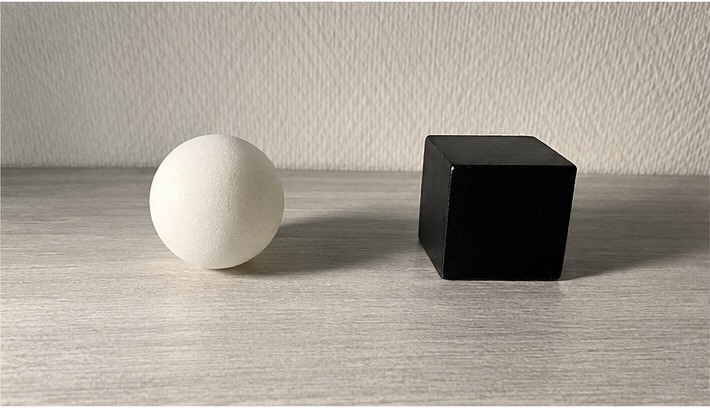
#> input picture CSC515/light_from_light_object.jpg, 710 x 408 px
$ python adaptive_threshold_illumination.py
#> lines starting #> are read from the running program, lines starting #| are printed output that depends on the picture; after the words box and inside, x2 and y2 are one past the last pixel; in counts of white or black regions, pixels touching at a corner belong together
"""
Option #2: Adaptive Thresholding Scheme Accounting for Changes in Illumination

Purpose:
This script segments a scene containing one light object and one dark object under two
different lighting directions. It uses adaptive thresholding, illumination correction,
and basic morphological cleanup.

How to use:
1. Save two images in the same folder as this script:
   - light_from_light_object.jpg
   - light_from_dark_object.jpg

2. Install required libraries:
   pip install opencv-python numpy matplotlib

3. Run:
   python adaptive_threshold_illumination.py

4. Output images will be saved in a folder called:
   output_results
"""

import cv2
import numpy as np
import matplotlib.pyplot as plt
from pathlib import Path


# Configuration

IMAGE_FILES = [
    "light_from_light_object.jpg",
    "light_from_dark_object.jpg"
]

OUTPUT_DIR = Path("output_results")
OUTPUT_DIR.mkdir(exist_ok=True)

# Adaptive threshold settings
BLOCK_SIZE = 51  # Must be odd. Larger values handle wider lighting variation.
C_VALUE = 5      # Constant subtracted from local mean/weighted mean.

# Morphology settings
KERNEL_SIZE = 5


def resize_for_display(image, width=900):
    """
    Resize image for easier display while preserving aspect ratio.
    """
    h, w = image.shape[:2]
    if w <= width:
        return image
    ratio = width / w
    new_size = (width, int(h * ratio))
    return cv2.resize(image, new_size, interpolation=cv2.INTER_AREA)


def correct_illumination(gray):
    """
    Estimate uneven background illumination and remove it.

    The idea is simple:
    - A blurred version of the grayscale image acts like an estimate of the lighting field.
    - Dividing the original grayscale image by this lighting field reduces shadows and
      uneven brightness.
    """
    background = cv2.GaussianBlur(gray, (0, 0), sigmaX=35, sigmaY=35)

    # Avoid division by zero
    background = np.where(background == 0, 1, background)

    corrected = (gray.astype(np.float32) / background.astype(np.float32)) * 128
    corrected = np.clip(corrected, 0, 255).astype(np.uint8)

    return corrected


def segment_image(image_path):
    """
    Read an image, preprocess it, apply adaptive thresholding, and clean the result.
    """
    image = cv2.imread(str(image_path))

    if image is None:
        raise FileNotFoundError(f"Could not read image: {image_path}")

    image = resize_for_display(image)

    # Convert to grayscale
    gray = cv2.cvtColor(image, cv2.COLOR_BGR2GRAY)

    # Noise reduction
    denoised = cv2.medianBlur(gray, 5)

    # Illumination correction
    corrected = correct_illumination(denoised)

    # Adaptive thresholding
    # THRESH_BINARY_INV is used because objects often become foreground against a lighter surface.
    adaptive = cv2.adaptiveThreshold(
        corrected,
        255,
        cv2.ADAPTIVE_THRESH_GAUSSIAN_C,
        cv2.THRESH_BINARY_INV,
        BLOCK_SIZE,
        C_VALUE
    )

    # Morphological cleanup
    kernel = np.ones((KERNEL_SIZE, KERNEL_SIZE), np.uint8)

    # Opening removes small noisy foreground pixels.
    opened = cv2.morphologyEx(adaptive, cv2.MORPH_OPEN, kernel)

    # Closing fills small gaps inside segmented object regions.
    cleaned = cv2.morphologyEx(opened, cv2.MORPH_CLOSE, kernel)

    # Find contours so we can draw segmented object boundaries.
    contours, _ = cv2.findContours(cleaned, cv2.RETR_EXTERNAL, cv2.CHAIN_APPROX_SIMPLE)

    contour_image = image.copy()

    # Keep only reasonably large contours to avoid treating tiny noise as an object.
    min_area = 500
    valid_contours = [cnt for cnt in contours if cv2.contourArea(cnt) > min_area]

    cv2.drawContours(contour_image, valid_contours, -1, (0, 255, 0), 3)

    return {
        "original": image,
        "gray": gray,
        "corrected": corrected,
        "adaptive": adaptive,
        "cleaned": cleaned,
        "contours": contour_image,
        "valid_contour_count": len(valid_contours)
    }


def save_results(results, image_name):
    """
    Save output images for one input image.
    """
    stem = Path(image_name).stem

    cv2.imwrite(str(OUTPUT_DIR / f"{stem}_01_original.jpg"), results["original"])
    cv2.imwrite(str(OUTPUT_DIR / f"{stem}_02_gray.jpg"), results["gray"])
    cv2.imwrite(str(OUTPUT_DIR / f"{stem}_03_illumination_corrected.jpg"), results["corrected"])
    cv2.imwrite(str(OUTPUT_DIR / f"{stem}_04_adaptive_threshold.jpg"), results["adaptive"])
    cv2.imwrite(str(OUTPUT_DIR / f"{stem}_05_cleaned_mask.jpg"), results["cleaned"])
    cv2.imwrite(str(OUTPUT_DIR / f"{stem}_06_contours.jpg"), results["contours"])


def show_results(results, title):
    """
    Display the main processing stages.
    """
    images = [
        ("Original", cv2.cvtColor(results["original"], cv2.COLOR_BGR2RGB)),
        ("Grayscale", results["gray"]),
        ("Illumination Corrected", results["corrected"]),
        ("Adaptive Threshold", results["adaptive"]),
        ("Cleaned Mask", results["cleaned"]),
        ("Final Contours", cv2.cvtColor(results["contours"], cv2.COLOR_BGR2RGB))
    ]

    plt.figure(figsize=(14, 9))
    plt.suptitle(title, fontsize=14)

    for i, (label, img) in enumerate(images):
        plt.subplot(2, 3, i + 1)
        if len(img.shape) == 2:
            plt.imshow(img, cmap="gray")
        else:
            plt.imshow(img)
        plt.title(label)
        plt.axis("off")

    plt.tight_layout()
    plt.show()


def main():
    print("Adaptive Thresholding for Illumination Change")
    print("-" * 55)

    for image_file in IMAGE_FILES:
        image_path = Path(image_file)

        print(f"\nProcessing: {image_file}")

        try:
            results = segment_image(image_path)
#> in segment_image, image is the input picture: shape (408, 710, 3); mean B, G, R 148.8, 158.8, 165.9
#> in segment_image, `denoised = cv2.medianBlur(gray, 5)`:
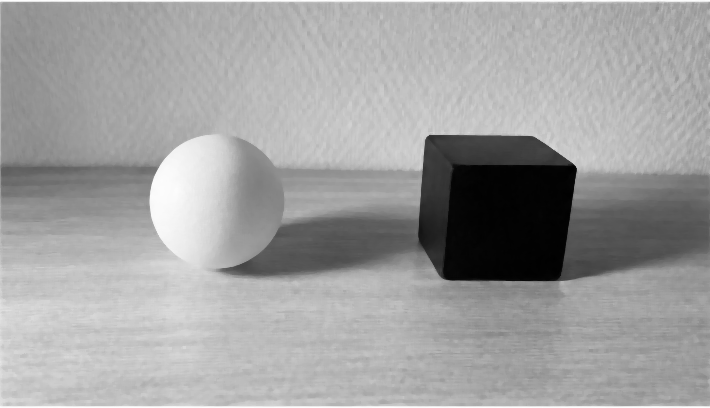
#> denoised: shape (408, 710); min 0, max 254, mean 159.8
#> in correct_illumination, `background = cv2.GaussianBlur(gray, (0, 0), sigmaX=35, sigmaY=35)`:
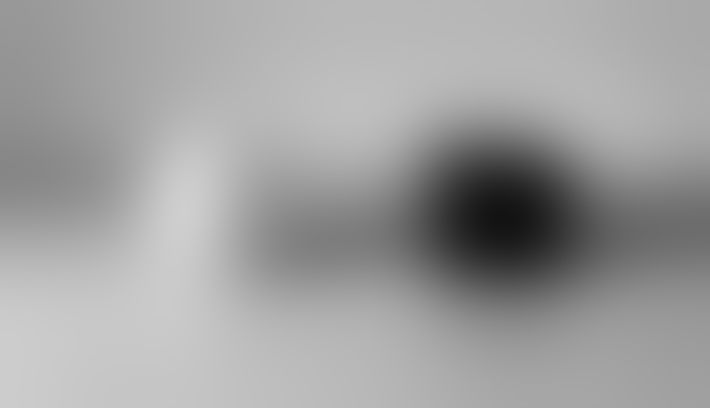
#> background: shape (408, 710); min 19, max 206, mean 159.6
#> in correct_illumination, `corrected = (gray.astype(np.float32) / background.astype(np.float32)) ..`:
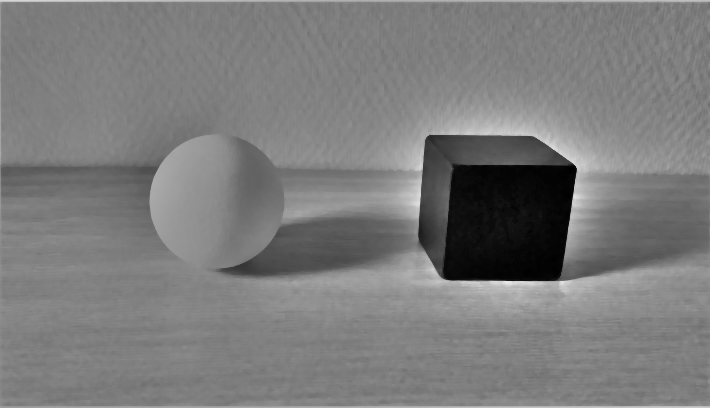
#> corrected: shape (408, 710) float32; min 0, max 232.3, mean 123.7
#> in segment_image, `adaptive = cv2.adaptiveThreshold( corrected, 255, cv2.ADAPTIVE_THRESH_..`:
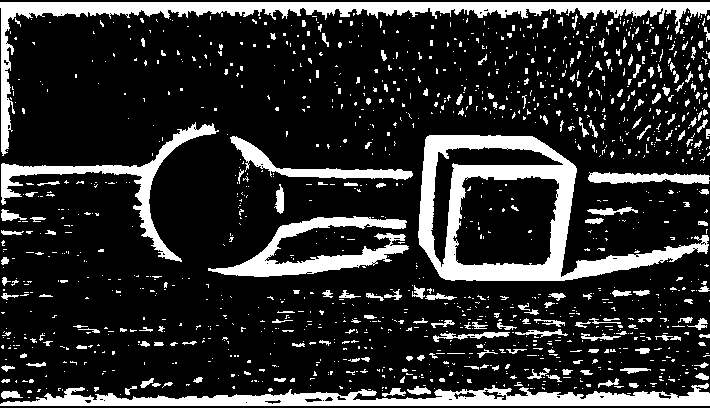
#> adaptive: shape (408, 710); 18.4% white; 1320 white regions (1117 under 20 px), largest, box (x1, y1, x2, y2) and area: (418, 135, 709, 281) 11422, (0, 2, 710, 156) 9528, (0, 383, 710, 406) 7702
#> in segment_image, `opened = cv2.morphologyEx(adaptive, cv2.MORPH_OPEN, kernel)`: opened: shape (408, 710); 12.9% white; 48 white regions (1 under 20 px), largest, box (x1, y1, x2, y2) and area: (418, 135, 577, 281) 9382, (0, 2, 710, 32) 7787, (313, 389, 710, 406) 4082
#> in segment_image, `cleaned = cv2.morphologyEx(opened, cv2.MORPH_CLOSE, kernel)`:
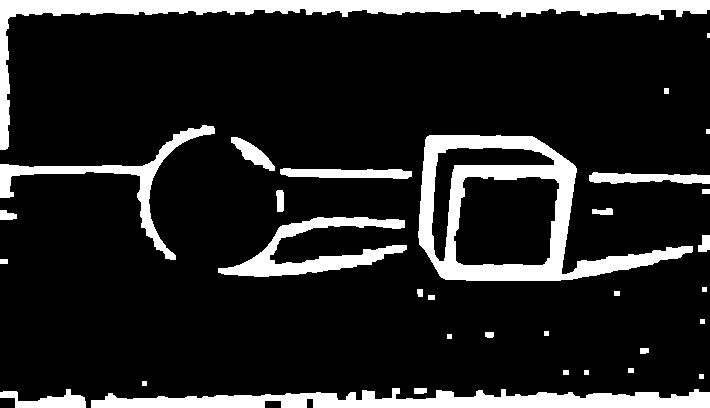
#> cleaned: shape (408, 710); 14.2% white; 33 white regions (1 under 20 px)
#> in segment_image, `contours, _ = cv2.findContours(cleaned, cv2.RETR_EXTERNAL, cv2.CHAIN_A..`: contours = 33 contours, 9 with area under 20; largest, box (x1, y1, x2, y2) and area: (418, 135, 693, 281) 21860, (0, 0, 710, 150) 9578, (91, 388, 710, 408) 7088, (218, 217, 407, 277) 3478, (0, 125, 215, 260) 2888
#> in segment_image, `valid_contours = [cnt for cnt in contours if cv2.contourArea(cnt) > mi..`: valid_contours = 9 contours; largest, box (x1, y1, x2, y2) and area: (418, 135, 693, 281) 21860, (0, 0, 710, 150) 9578, (91, 388, 710, 408) 7088, (218, 217, 407, 277) 3478, (0, 125, 215, 260) 2888
#> in segment_image, `cv2.drawContours(contour_image, valid_contours, -1, (0, 255, 0), 3)`:
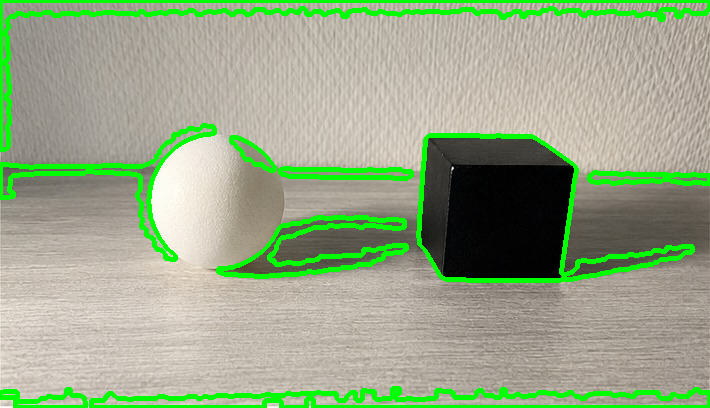
#> contour_image: shape (408, 710, 3); 9.51% of pixels changed, all inside (x1, y1, x2, y2) = (0, 0, 710, 408)
#> results = 7 items
            save_results(results, image_file)

            print(f"Valid object-like regions detected: {results['valid_contour_count']}")
#| Valid object-like regions detected: 9
            print(f"Saved outputs to: {OUTPUT_DIR.resolve()}")

            show_results(results, image_file)
#> the loop in show_results, `for i, (label, img) in enumerate(images):` made 6 passes
#> in show_results, `plt.show()`:
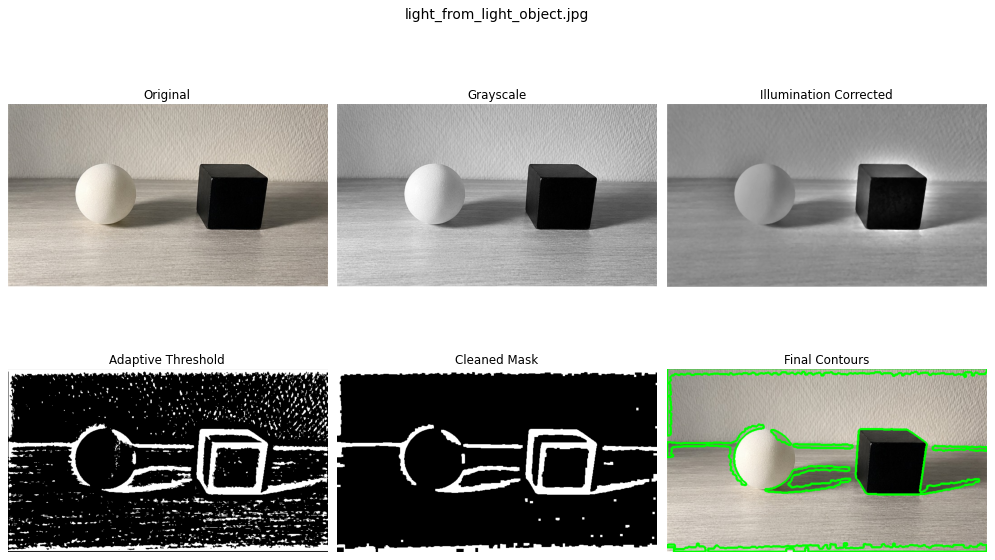
#> figure drawn by matplotlib, 6 panels

        except FileNotFoundError as error:
            print(error)
            print("Make sure the image file is saved in the same folder as this script.")
#> pass 2 of the loop in main, `for image_file in IMAGE_FILES:`:
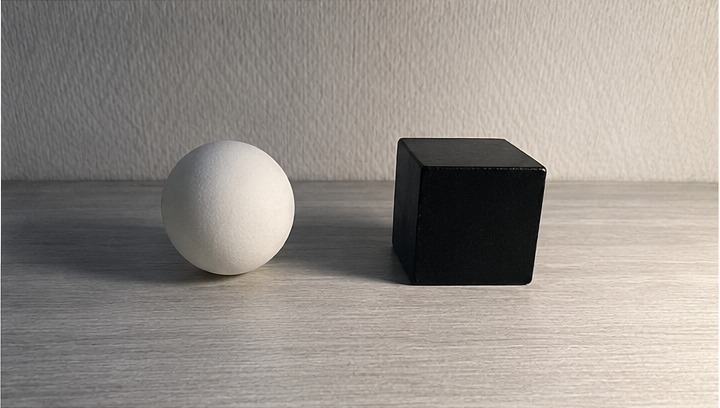
#> input picture CSC515/light_from_dark_object.jpg, 720 x 408 px
#> in segment_image, image is the input picture: shape (408, 720, 3); mean B, G, R 138, 143.9, 150
#> gray: shape (408, 720)
#> denoised: shape (408, 720)
#> background: shape (408, 720)
#> in segment_image (call 2), `adaptive = cv2.adaptiveThreshold( corrected, 255, cv2.ADAPTIVE_THRESH_..`:
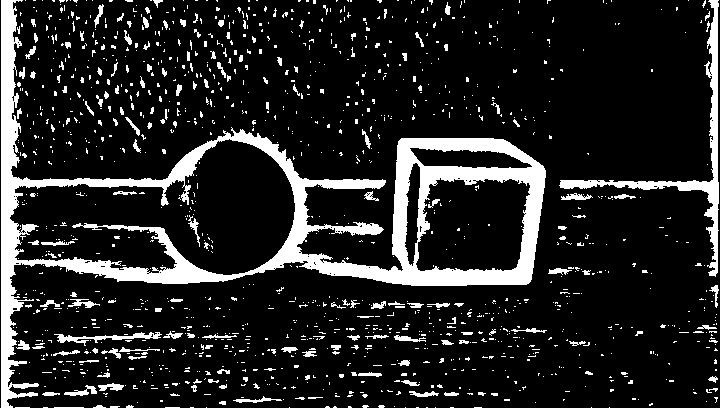
#> adaptive: shape (408, 720); 14.1% white; 1331 white regions (1180 under 20 px), largest, box (x1, y1, x2, y2) and area: (1, 0, 546, 408) 26012, (559, 0, 719, 277) 3121, (54, 332, 162, 346) 462
#> opened: shape (408, 720); 9.1% white; 40 white regions (3 under 20 px), largest, box (x1, y1, x2, y2) and area: (232, 131, 546, 286) 12649, (1, 0, 216, 408) 7210, (58, 227, 233, 284) 2547
#> cleaned: shape (408, 720); 9.5% white; 30 white regions (3 under 20 px)
#> contours = 30 contours, 13 with area under 20; largest, box (x1, y1, x2, y2) and area: (226, 131, 546, 286) 24462, (0, 0, 216, 408) 7042, (45, 227, 233, 284) 2406, (677, 17, 720, 245) 2132, (335, 224, 382, 235) 304
#> valid_contours = 4 contours; box (x1, y1, x2, y2) and area: (226, 131, 546, 286) 24462, (0, 0, 216, 408) 7042, (45, 227, 233, 284) 2406, (677, 17, 720, 245) 2132
#> contour_image: shape (408, 720, 3)
#| Valid object-like regions detected: 4
#> the loop in show_results (call 2), `for i, (label, img) in enumerate(images):` made 6 passes
#> in show_results (call 2), `plt.show()`:
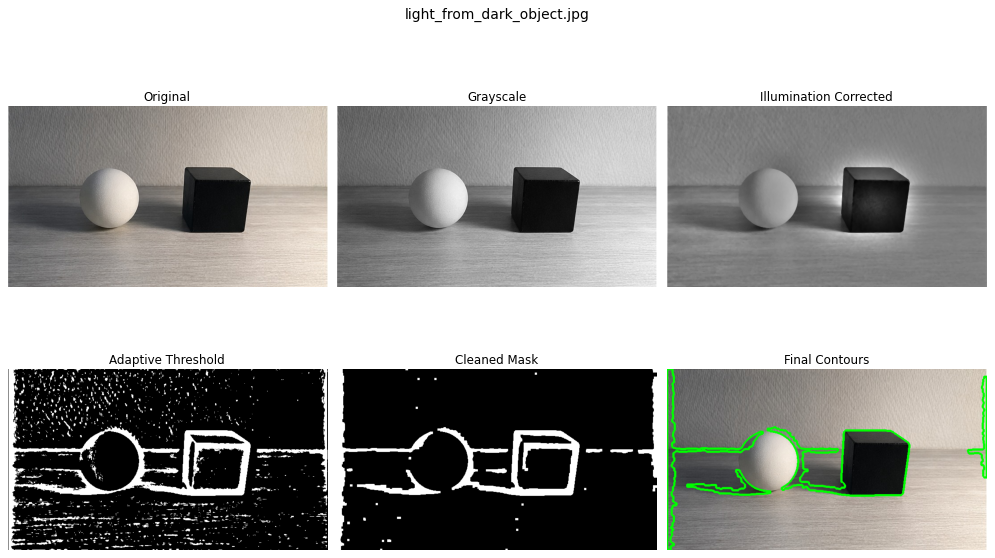
#> figure drawn by matplotlib, 6 panels


if __name__ == "__main__":
    main()
